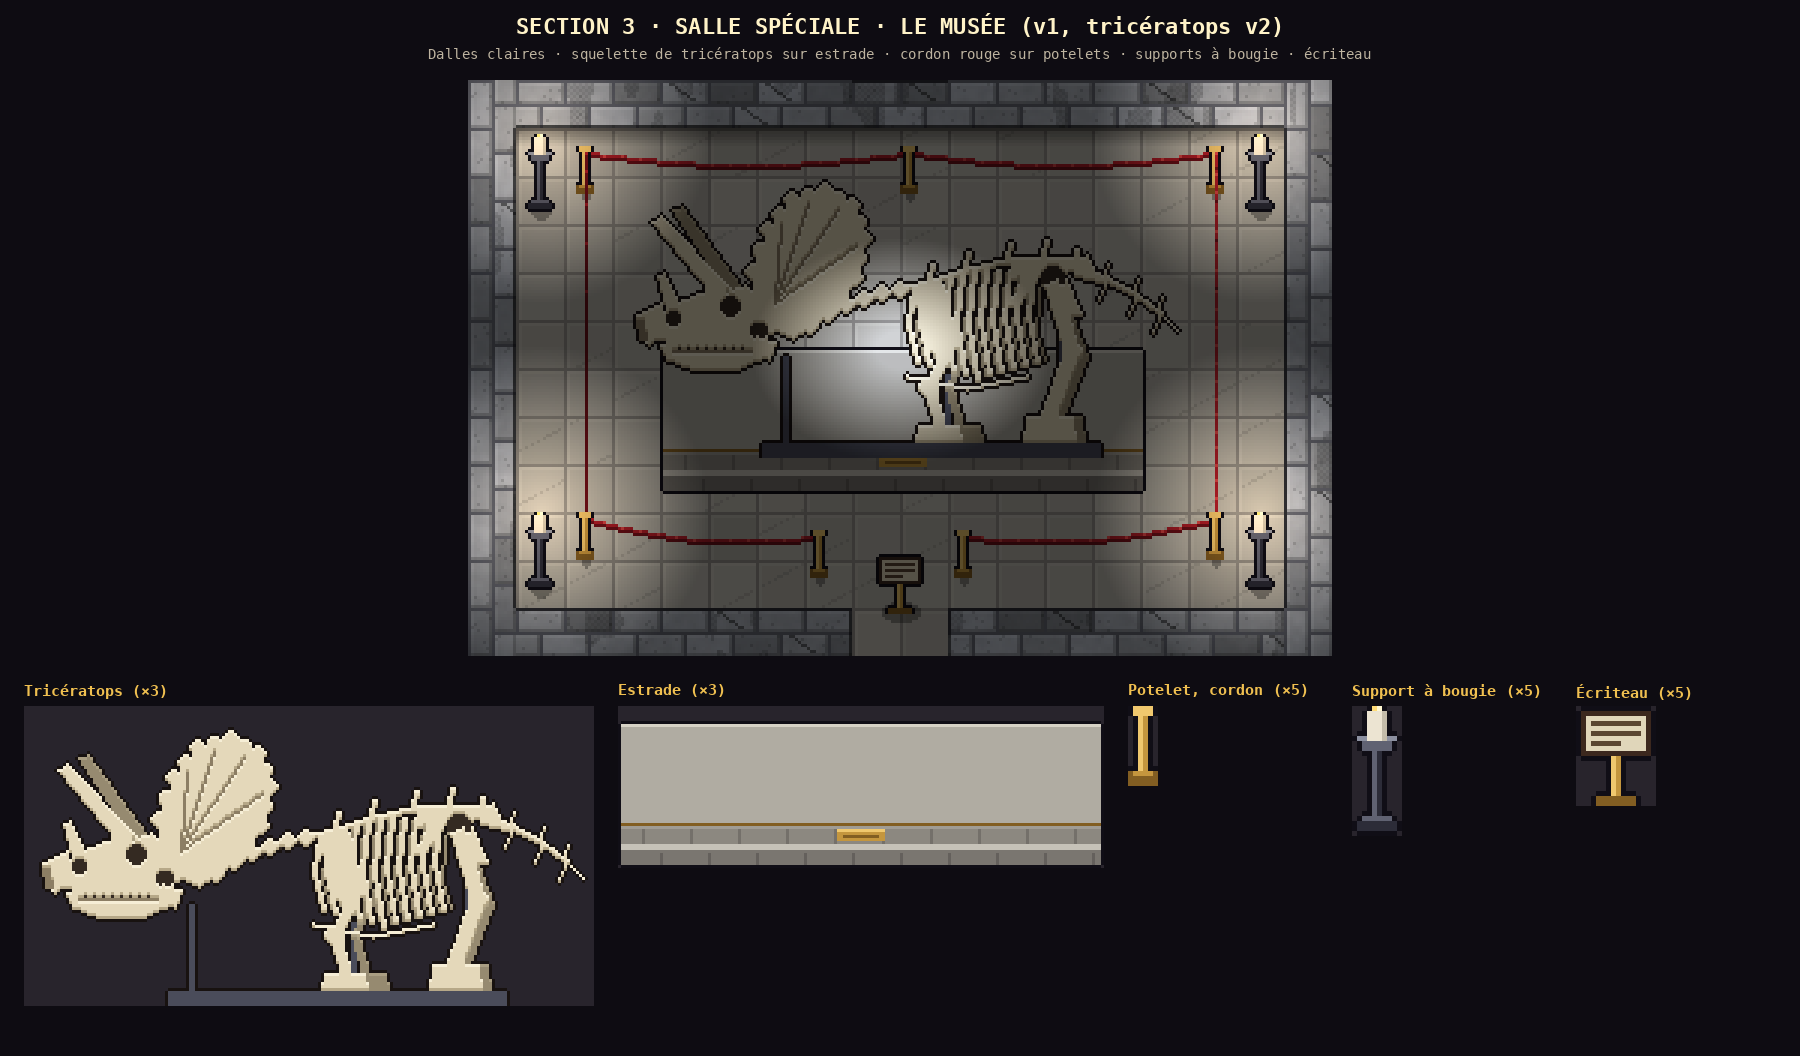

The Python source for this figure:
"""Section 3, l'Ossuaire : première SALLE SPÉCIALE, le MUSÉE (Thomas, 2026-11-19, 10 h 44 : « design la première salle
spéciale ; en mode musée, un énorme squelette de tricératops sur une estrade ; dalle claire ; cordon rouge ; des supports à
bougie ; un écriteau ; garde la quête associée en todo »). PROPOSITION, rien n'est en jeu.

  python3 art/ossuaire_musee_v1.py   → art/ossuaire_musee_v1.png
"""
import importlib.util
import math
import os
import sys

import numpy as np
from PIL import Image, ImageDraw

HERE = os.path.dirname(os.path.abspath(__file__))
sys.path.insert(0, HERE)
from pix import font, grid, hash2, up  # noqa: E402


def load(name):
    spec = importlib.util.spec_from_file_location(name, os.path.join(HERE, name + ".py"))
    m = importlib.util.module_from_spec(spec)
    spec.loader.exec_module(m)
    return m


ob1 = load("ossuaire_objets_v1")
ob2 = load("ossuaire_objets_v2")
Sprite, C = ob1.Sprite, ob1.C
line, mini = ob2.line, ob2.mini
T = 16

BONE, BONE_D, BONE_S = (226, 214, 184), (176, 162, 132), (70, 60, 50)
BRASS, BRASS_D, BRASS_L = (196, 150, 62), (130, 94, 34), (240, 200, 110)
RED, RED_D, RED_L = (176, 30, 40), (110, 16, 24), (220, 70, 70)

PLAN = ["#" * 18] + ["#" + "." * 16 + "#" for _ in range(10)] + ["#" * 8 + ".." + "#" * 8]


def pale_floor(a, xs, ys, wall):
    """Dalles claires de musée (grandes dalles de pierre polie, joints fins, quelques veines)."""
    cx, cy = (xs // 16).astype(int), (ys // 16).astype(int)
    lx, ly = xs % 16, ys % 16
    t = hash2(cx, cy, 301)
    base = np.array((196, 192, 182))[None, None, :] * (0.92 + 0.1 * t[..., None])
    vein = (np.abs(((xs * 0.7 + ys * 1.3) % 23) - 11) < 0.5) & (hash2(cx, cy, 302) < 0.4)
    base[vein] = base[vein] * 0.9
    j = (lx == 0) | (ly == 0)
    base[j] = (150, 146, 140)
    hi = (lx == 1) | (ly == 1)
    base[hi & ~j] = np.minimum(base[hi & ~j] * 1.05, 255)
    fl = ~wall
    a[fl] = base[fl]
    # ombre portée du mur du haut
    for k in range(6):
        a[T + k, :][fl[T + k, :]] *= 0.6 + 0.07 * k
    return a


def estrade():
    """Estrade de pierre à deux marches, 10 × 3 cases (160 × 52), vue en 3/4."""
    s = Sprite(162, 54)
    s.r(1, 6, 160, 34, (176, 172, 162)).r(1, 6, 160, 1, (214, 210, 198))  # dessus
    s.r(1, 40, 160, 6, (140, 136, 128)).r(1, 40, 160, 1, (160, 156, 148))  # contremarche haute
    s.r(1, 46, 160, 2, (198, 194, 184))  # marche
    s.r(1, 48, 160, 5, (122, 118, 112))  # contremarche basse
    for x in range(8, 158, 16):
        s.r(x, 41, 1, 5, (116, 112, 106)).r(x + 6, 49, 1, 4, (100, 96, 92))
    # plinthe dorée et plaque au milieu de la marche
    s.r(1, 39, 160, 1, BRASS_D)
    s.r(73, 41, 16, 4, BRASS).r(73, 41, 16, 1, BRASS_L).r(75, 43, 12, 1, BRASS_D)
    return s.done()


# ---- le tricératops v2 (Thomas, 2026-11-19, 10 h 49 : « tu peux faire mieux pour le design du tricératops ») : dessiné
# en formes (collerette PLEINE au bord festonné et rainurée, bec crochu, deux longues cornes de front et une courte sur le
# nez, orbite et fenêtre de la joue, mâchoire dentée ; cou en vertèbres, dos qui monte jusqu'aux hanches, côtes proches et
# lointaines, omoplate, bassin, pattes avant au coude sorti, pattes arrière en colonnes, queue à chevrons ; côté lointain
# plus sombre ; monture de fer et socle), puis ombré (arête claire en haut, sombre en bas) et détouré.
W, H = 190, 100
NEAR, FAR, HOLE, IRON, DARKB = 1, 2, 3, 4, 5

def _tri_labels():
    lab = Image.new("L", (W, H), 0)
    d = ImageDraw.Draw(lab)
    P = lambda pts, v: d.polygon([(x, y) for x, y in pts], fill=v)
    L = lambda pts, v, w=2: d.line(pts, fill=v, width=w, joint="curve")
    E = lambda box, v: d.ellipse(box, fill=v)
    o = 12  # le corps, décalé vers l'arrière : la tête fait un tiers de la bête
    # --- monture de fer (derrière)
    L([(98 + o, 96), (98 + o, 72)], IRON, 2); L([(136 + o, 96), (136 + o, 44)], IRON, 2); L([(56, 96), (56, 66)], IRON, 2)
    # --- pattes du côté lointain (plus sombres)
    L([(104 + o, 64), (98 + o, 76), (102 + o, 90)], FAR, 3); P([(96 + o, 89), (108 + o, 89), (109 + o, 94), (95 + o, 94)], FAR)
    L([(134 + o, 44), (142 + o, 66), (134 + o, 86)], FAR, 4); P([(128 + o, 86), (142 + o, 86), (143 + o, 94), (127 + o, 94)], FAR)
    # --- côtes du côté lointain
    for k, x in enumerate(range(86 + o, 128 + o, 4)):
        L([(x + 3, 42 - min(k, 4)), (x + 1, 58), (x + 4, 72 - abs(k - 5))], FAR, 1)
    # --- queue
    tail = [(140 + o, 37), (150 + o, 40), (160 + o, 45), (168 + o, 51), (174 + o, 57)]
    for i, (a, b) in enumerate(zip(tail, tail[1:])):
        L([a, b], NEAR, 4 - i)
    for (x, y) in tail[1:4]:
        L([(x, y + 2), (x - 2, y + 7)], NEAR, 1)
        L([(x, y - 2), (x + 1, y - 5)], NEAR, 1)
    # --- cou et colonne, le dos qui monte jusqu'aux hanches
    spine = [(68, 52), (80, 47), (92 + o, 41), (104 + o, 37), (118 + o, 34), (130 + o, 33), (140 + o, 36)]
    L(spine, NEAR, 3)
    for (x, y) in spine[2:]:
        L([(x, y - 1), (x + 1, y - 6)], NEAR, 2)
    for (x, y) in ((76, 49), (82, 47), (88, 45), (94, 44)):
        E((x - 2.5, y - 2.5, x + 2.5, y + 2.5), NEAR)  # vertèbres du cou
        d.point((x + 3, y), fill=HOLE)
    # --- côtes proches et sternum
    for k, x in enumerate(range(86 + o, 128 + o, 4)):
        top = 42 - min(k, 5)
        bot = 74 - abs(k - 5) * 1.2
        L([(x, top), (x - 2, (top + bot) / 2), (x + 1, bot)], NEAR, 2)
    L([(84 + o, 72), (104 + o, 76), (124 + o, 72)], NEAR, 2)
    # --- omoplate
    P([(86 + o, 42), (95 + o, 40), (101 + o, 62), (95 + o, 66), (90 + o, 63)], NEAR)
    # --- bassin
    P([(118 + o, 33), (144 + o, 32), (146 + o, 37), (120 + o, 40)], NEAR)
    P([(132 + o, 38), (136 + o, 38), (142 + o, 52), (138 + o, 53)], NEAR)
    P([(124 + o, 39), (128 + o, 39), (120 + o, 50), (117 + o, 49)], NEAR)
    E((129 + o, 36, 136 + o, 43), HOLE)
    # --- pattes proches : devant, coude un peu sorti ; derrière, fémur, genou, tibia
    L([(98 + o, 63), (91 + o, 76), (95 + o, 90)], NEAR, 4)
    P([(88 + o, 89), (101 + o, 89), (102 + o, 94), (87 + o, 94)], NEAR)
    L([(132 + o, 41), (139 + o, 64), (131 + o, 86)], NEAR, 5)
    P([(124 + o, 86), (139 + o, 86), (140 + o, 94), (123 + o, 94)], NEAR)
    for (x, y, r) in ((91 + o, 76, 3), (139 + o, 64, 3), (131 + o, 86, 2)):
        E((x - r, y - r, x + r, y + r), NEAR)
    # --- COLLERETTE pleine, bord festonné, rainures
    frill = [(46, 54), (45, 38), (50, 24), (58, 14), (69, 11), (78, 16), (82, 27), (79, 40), (70, 52), (58, 60)]
    P(frill, NEAR)
    for i in range(1, len(frill) - 1):
        (x0, y0), (x1, y1) = frill[i], frill[i + 1]
        for t in (0.0, 0.5):
            x, y = x0 + (x1 - x0) * t, y0 + (y1 - y0) * t
            E((x - 2.2, y - 2.2, x + 2.2, y + 2.2), NEAR)
    for (x, y) in ((54, 22), (63, 15), (73, 17), (79, 29)):
        L([(52, 48), (x, y)], DARKB, 1)
    # --- CRÂNE
    face = [(12, 54), (18, 48), (29, 44), (42, 42), (51, 48), (53, 56), (47, 61), (34, 63), (20, 63), (14, 60)]
    P(face, NEAR)
    P([(6, 52), (14, 48), (16, 58), (10, 62), (7, 58)], NEAR)
    P([(6, 54), (8, 54), (9, 60), (7, 60)], DARKB)
    jaw = [(14, 62), (46, 61), (51, 65), (40, 70), (24, 70), (16, 67)]
    P(jaw, NEAR)
    L([(18, 64), (44, 64)], DARKB, 1)
    for x in range(20, 44, 3):
        d.point((x, 63), fill=HOLE)
    E((34, 46, 40, 52), HOLE)
    E((16, 51, 20, 55), HOLE)
    E((44, 55, 49, 59), HOLE)
    P([(46, 59), (52, 61), (50, 67)], NEAR)
    # --- CORNES
    P([(36, 44), (40, 42), (21, 16), (18, 17)], FAR)
    P([(32, 46), (37, 43), (14, 19), (11, 21)], NEAR)
    P([(16, 50), (20, 48), (15, 38), (13, 39)], NEAR)
    # --- socle
    d.rectangle((48, 95, 160, 99), fill=IRON)
    return np.array(lab)

def _tri_colors(lab):
    out = np.zeros(lab.shape + (4,), np.uint8)
    B, BL, BD, BS = (228, 216, 186), (246, 238, 214), (182, 168, 136), (140, 126, 100)
    FARC, FARL = (150, 138, 112), (170, 158, 130)
    near = lab == NEAR
    up = np.roll(lab, 1, 0) != NEAR
    dn = np.roll(lab, -1, 0) != NEAR
    out[near] = B + (255,)
    out[near & dn] = BD + (255,)
    out[near & up] = BL + (255,)
    far = lab == FAR
    out[far] = FARC + (255,)
    out[far & (np.roll(lab, 1, 0) != FAR)] = FARL + (255,)
    out[lab == HOLE] = (52, 42, 34, 255)
    out[lab == DARKB] = BS + (255,)
    out[lab == IRON] = (74, 76, 90, 255)
    # contour sombre
    m = out[..., 3] > 0
    o = np.zeros_like(m)
    o[1:] |= m[:-1]; o[:-1] |= m[1:]; o[:, 1:] |= m[:, :-1]; o[:, :-1] |= m[:, 1:]
    out[o & ~m] = (24, 18, 16, 255)
    return out



def triceratops():
    s = Sprite(W, H)
    s.a = _tri_colors(_tri_labels())
    return s

def post():
    """Potelet de laiton du cordon."""
    s = Sprite(6, 16)
    s.r(2, 1, 2, 12, BRASS).r(2, 1, 1, 12, BRASS_L).r(1, 0, 4, 2, BRASS_L).r(0, 13, 6, 3, BRASS_D).r(1, 13, 4, 1, BRASS)
    return s.done()


def candle_stand():
    """Support à bougie sur pied (candélabre de fer), bougie allumée."""
    s = Sprite(10, 26)
    s.r(4, 8, 2, 15, C["i"]).r(4, 8, 1, 15, C["iL"])
    s.r(1, 23, 8, 2, C["i"]).r(2, 22, 6, 1, C["iL"])
    s.r(2, 7, 6, 2, C["iL"]).r(1, 6, 8, 1, C["iH"])
    s.r(3, 1, 4, 6, (236, 228, 210)).r(6, 1, 1, 6, (196, 188, 170))  # bougie
    s.p(4, 0, (255, 220, 120)).p(5, 0, (255, 248, 210))
    return s.done()


def sign():
    """Écriteau sur pied (pupitre de laiton), texte gravé."""
    s = Sprite(16, 20)
    s.r(1, 1, 14, 9, (60, 40, 30)).r(2, 2, 12, 7, (224, 214, 186))
    for y in (3, 5, 7):
        s.r(3, y, 10 if y != 7 else 6, 1, (90, 70, 50))
    s.r(7, 10, 2, 8, BRASS).r(7, 10, 1, 8, BRASS_L).r(4, 18, 8, 2, BRASS_D)
    return s.done()


def rope(a, x0, y0, x1, y1, sag=4):
    """Cordon rouge qui pend entre deux potelets (pixels du monde)."""
    n = max(abs(x1 - x0), abs(y1 - y0))
    for i in range(n + 1):
        t = i / n
        x = round(x0 + (x1 - x0) * t)
        y = round(y0 + (y1 - y0) * t + sag * math.sin(math.pi * t))
        a[y, x] = RED
        a[y + 1, x] = RED_D
        if i % 6 == 0:
            a[y, x] = RED_L


def room(lit=True):
    a, xs, ys, wall = mini(PLAN)
    a = pale_floor(a, xs, ys, wall)
    img = Image.fromarray(np.clip(a, 0, 255).astype(np.uint8), "RGB")

    def put(sp, x, y, shadow=True):
        ob2.paste(img, sp, x, y, shadow)

    # cordon rouge sur potelets tout autour (le rang du fond passe DERRIÈRE le squelette), une ouverture devant l'écriteau
    posts = [(2 * T + 4, 1 * T + 6), (9 * T, 1 * T + 6), (15 * T + 6, 1 * T + 6), (15 * T + 6, 9 * T), (10 * T + 2, 9 * T + 6), (7 * T + 2, 9 * T + 6), (2 * T + 4, 9 * T)]
    loop = list(zip(posts + [posts[0]], (posts + [posts[0]])[1:]))
    back = [seg for seg in loop if seg[0][1] < 2 * T and seg[1][1] < 2 * T]
    front = [seg for seg in loop if seg not in back and seg[0] != (10 * T + 2, 9 * T + 6)]

    def ropes(segs, with_posts):
        nonlocal img
        arr = np.asarray(img).copy()
        for (x0, y0), (x1, y1) in segs:
            rope(arr, x0 + 3, y0 + 2, x1 + 3, y1 + 2)
        img = Image.fromarray(arr, "RGB")
        for (x, y) in with_posts:
            ob2.paste(img, post(), x, y, True)

    ropes(back, posts[:3])
    # estrade au milieu, le tricératops dessus (il la déborde : il est énorme)
    ex, ey = 4 * T, 5 * T + 4
    put(estrade(), ex, ey, False)
    put(triceratops(), ex - 14, ey + 42 - 100, False)
    ropes(front, posts[3:])
    # supports à bougie aux quatre coins, écriteau devant
    for (x, y) in ((1 * T + 3, 1 * T + 2), (16 * T + 3, 1 * T + 2), (1 * T + 3, 9 * T), (16 * T + 3, 9 * T)):
        ob2.paste(img, candle_stand(), x, y, True)
    ob2.paste(img, sign(), 8 * T + 8, 10 * T - 2, True)
    if not lit:
        return img
    # lumière : les bougies (chaudes) et la lune qui tombe sur l'estrade ; le reste dans la pénombre
    a = np.asarray(img).astype(float)
    W, H = img.size
    gx, gy = grid(W, H)
    L = np.full((H, W), 0.38)
    warm = np.zeros((H, W))
    for (x, y) in ((1 * T + 8, 1 * T + 2), (16 * T + 8, 1 * T + 2), (1 * T + 8, 9 * T), (16 * T + 8, 9 * T)):
        d = np.hypot(gx - x, gy - y) / T
        g = np.clip(1 - d / 3.5, 0, 1)
        L = np.maximum(L, 0.38 + g * 0.7)
        warm = np.maximum(warm, g)
    d = np.hypot(gx - 9 * T, (gy - 5.6 * T) / 0.75) / T
    moon = np.clip(1.2 - d / 2.6, 0, 1)
    L = np.maximum(L, 0.38 + moon * 0.75)
    tint = np.ones((H, W, 3))
    tint = tint * (1 - warm[..., None] * 0.25) + np.array((1.25, 1.0, 0.7)) * warm[..., None] * 0.25
    tint = tint * (1 - moon[..., None] * 0.3) + np.array((0.82, 0.92, 1.15)) * moon[..., None] * 0.3
    a = a * L[..., None] * tint
    return Image.fromarray(np.clip(a, 0, 255).astype(np.uint8), "RGB")


def main():
    S = 3
    big = up(room(), S)
    parts = [("Tricératops (×3)", up(triceratops().img(), 3)), ("Estrade (×3)", up(estrade().img(), 3)),
             ("Potelet, cordon (×5)", up(post().img(), 5)), ("Support à bougie (×5)", up(candle_stand().img(), 5)), ("Écriteau (×5)", up(sign().img(), 5))]
    pad = 24
    Wb = max(big.width + 2 * pad, sum(max(p.width, 200) for _, p in parts) + pad * (len(parts) + 1))
    ph = max(p.height for _, p in parts)
    Hb = 80 + big.height + 60 + ph + 40
    sheet = Image.new("RGB", (Wb, Hb), (14, 12, 18))
    d = ImageDraw.Draw(sheet)
    d.text((Wb // 2, 26), "SECTION 3 · SALLE SPÉCIALE · LE MUSÉE (v1, tricératops v2)", fill=(255, 243, 200), font=font(22), anchor="mm")
    d.text((Wb // 2, 54), "Dalles claires · squelette de tricératops sur estrade · cordon rouge sur potelets · supports à bougie · écriteau", fill=(190, 180, 160), font=font(14, False), anchor="mm")
    sheet.paste(big, ((Wb - big.width) // 2, 80))
    x, y = pad, 80 + big.height + 50
    for name, im in parts:
        d.text((x, y - 22), name, fill=(240, 192, 80), font=font(15), anchor="lt")
        bg = Image.new("RGB", im.size, (40, 36, 44))
        bg.paste(im, (0, 0), im)
        sheet.paste(bg, (x, y))
        x += max(im.width, 200) + pad
    sheet.save(os.path.join(HERE, "ossuaire_musee_v1.png"))
    print("art/ossuaire_musee_v1.png", sheet.size)


if __name__ == "__main__":
    main()
